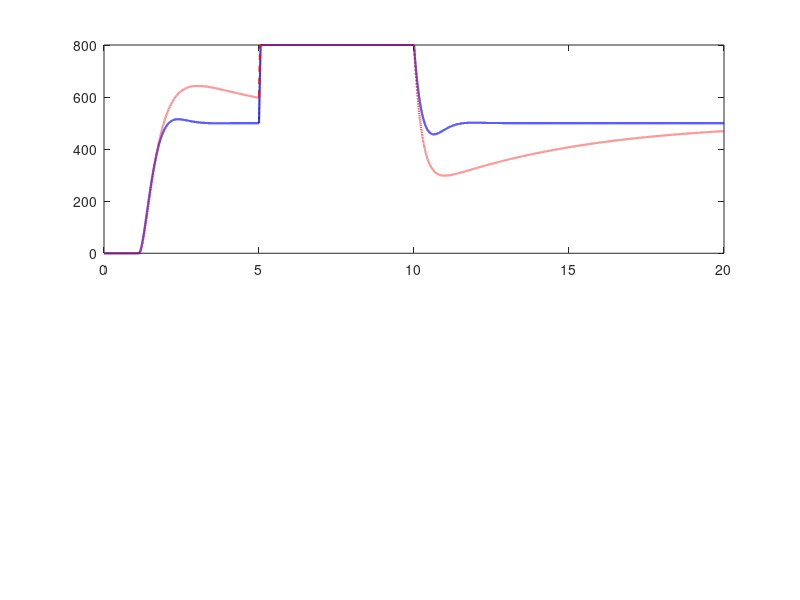

This chart was generated by the following MATLAB code: (Note: this script raises an error after producing the figure.)
%% =========================================================
%  PI-AQM vs H∞ Static Output Feedback Comparison
%  with properly tuned PI gains and disturbance rejection analysis
% =========================================================

clear; clc; close all;

%% --- Network parameters ---
N = 1200;
C0 = (100e6)/(500*8);  % Capacity in packets/sec
Tp0 = 0.2;             % Propagation delay (s)
q0 = 500;              % Target queue length (packets)

tau0 = q0/C0 + Tp0;    % Round-trip time at equilibrium
W0 = (C0*tau0)/N;      % Window size at equilibrium
p0 = 2/(W0^2);         % Equilibrium drop probability

% H∞ SOF gain
F1 = 1e-5;

%% --- Compute PI gains using model-based tuning ---
% Linearized TCP/AQM model around equilibrium:
% G(s) = (R*C^3)/(2N^2) * e^{-sR} / (s + 2N/(R^2*C))

R0 = tau0;  % Round-trip time at equilibrium
C = C0;     % Link capacity

% Plant transfer function parameters
K = (R0 * C^3) / (2 * N^2);
a = 2*N / (R0^2 * C);

% Method 1: Ziegler-Nichols-like tuning for AQM
% Based on the dominant time constant and gain
% Gain margin approach
phase_margin_target = 60; % degrees
wc_desired = 2*pi/(R0);   % Cross-over frequency around 1/R0

% Calculate initial proportional gain based on plant gain at wc
mag_at_wc = abs(K/(a + 1j*wc_desired)); % Approximate magnitude
Kp_initial = 0.6 / mag_at_wc;  % Conservative gain

% Integral gain: Ki = Kp * (a_crossover/10) for good phase margin
Ki_initial = Kp_initial * wc_desired / 10;

% Method 2: Pole placement approach (more systematic)
% Desired closed-loop poles for PI control
zeta = 0.7;          % Damping ratio
wn = 2/R0;           % Natural frequency (~2/R0 for reasonable response)

% For PI controller C(s) = Kp + Ki/s = Kp*(1 + 1/(Ti*s))
% Closed-loop characteristic equation: 1 + K*Kp*(1 + 1/(Ti*s))/(s+a) = 0
% Solve for Kp and Ki
Ti = 2*zeta/wn - a/(K*wn^2);  % Reset time
if Ti > 0
    Kp_pp = (2*zeta*wn - a)/K;
    Ki_pp = Kp_pp/Ti;
else
    % Fall back to simpler tuning if pole placement fails
    Kp_pp = Kp_initial;
    Ki_pp = Ki_initial;
end

% Choose the more conservative gains for stability
Kp = min(Kp_initial, Kp_pp) * 0.8;  % Add safety margin
Ki = min(Ki_initial, Ki_pp) * 0.8;

% Alternative: Use internal model control (IMC) tuning for first-order with delay
lambda = R0;  % Closed-loop time constant (set equal to RTT for reasonable response)
Kp_imc = (2*lambda + R0*a)/(K*R0);
Ki_imc = Kp_imc/(lambda + R0/2);

% Use IMC tuning as it handles delay better
if Kp_imc > 0 && Ki_imc > 0
    Kp = Kp_imc * 0.7;  % Conservative scaling
    Ki = Ki_imc * 0.7;
end

% Ensure gains are reasonable
Kp = max(1e-10, min(Kp, 1e-2));  % Bound between reasonable values
Ki = max(1e-10, min(Ki, 1e-2));

fprintf('Computed PI gains:\n');
fprintf('  Kp = %e\n', Kp);
fprintf('  Ki = %e\n', Ki);
fprintf('  Equilibrium p0 = %f\n', p0);
fprintf('  RTT (tau0) = %f s\n', tau0);
fprintf('  Window size (W0) = %f packets\n', W0);

%% --- Simulation parameters ---
T = 20;               % Increased simulation time for disturbance analysis
dt = 5e-4;            % Time step (s)
steps = floor(T/dt);
time = (0:steps-1)*dt;

%% --- Disturbance parameters ---
% Define disturbance scenarios
disturbance_type = 'capacity_change';  % Options: 'load_change', 'capacity_change'

switch disturbance_type
    case 'load_change'
        % Step change in number of TCP connections
        disturbance_time = 5;  % When disturbance occurs (s)
        disturbance_duration = 2;  % Duration (s)
        N_disturbance = 1400;  % Increased number of connections (50% increase)
        disturbance_magnitude = (N_disturbance - N)/N;  % Relative change
        
    case 'capacity_change'
        % Step change in link capacity
        disturbance_time = 5;
        disturbance_duration = 5;
        C0_disturbance = C0 * 0.7;  % 30% capacity reduction
        disturbance_magnitude = (C0_disturbance - C0)/C0;

end

%% --- Initial states ---
W_h = zeros(1,steps); q_h = zeros(1,steps); p_h = zeros(1,steps);
W_p = zeros(1,steps); q_p = zeros(1,steps); p_p = zeros(1,steps);

W_h(1)=0.1; q_h(1)=0; p_h(1)=p0;
W_p(1)=0.1; q_p(1)=0; p_p(1)=p0;

int_err = 0;

%% --- Anti-windup for PI controller ---
% To prevent integrator windup when p is saturated
p_max = 1.0;  % Maximum drop probability
p_min = 0.0;  % Minimum drop probability
integral_max = (p_max - p0)/Ki;  % Max integral contribution
integral_min = (p_min - p0)/Ki;  % Min integral contribution

%% --- Disturbance signal ---
disturbance = zeros(1, steps);
dist_start_idx = round(disturbance_time/dt);
dist_end_idx = round((disturbance_time + disturbance_duration)/dt);

switch disturbance_type
    case 'load_change'
        % Apply disturbance by changing number of connections
        N_current = N * ones(1, steps);
        N_current(dist_start_idx:dist_end_idx) = N_disturbance;
        
    case 'capacity_change'
        % Apply disturbance by changing capacity
        C_current = C0 * ones(1, steps);
        C_current(dist_start_idx:dist_end_idx) = C0_disturbance;
        
    case 'impulse'
        % Add impulse to queue
        impulse_end_idx = round((disturbance_time + impulse_duration)/dt);
        disturbance(dist_start_idx:impulse_end_idx) = impulse_magnitude/impulse_duration;
end

%% --- Simulation loop ---
for k = 1:steps-1
    % Apply current disturbance parameters
    switch disturbance_type
        case 'load_change'
            N_curr = N_current(k);
            C_curr = C0;
        case 'capacity_change'
            N_curr = N;
            C_curr = C_current(k);
        otherwise
            N_curr = N;
            C_curr = C0;
    end
    
    tau = max(0.01, q_h(k)/C_curr + Tp0);
    d_idx = max(1, k - round(tau/dt));

    % ---- H∞ SOF ----
    p_h(k+1) = max(p_min, min(p_max, p0 + F1*(q_h(k)-q0)));

    dW = (1/tau) - (W_h(k)/2)*(W_h(d_idx)/tau)*p_h(d_idx);
    dq = (N_curr*W_h(k))/tau - C_curr;
    
    % Add impulse disturbance if applicable
    if strcmp(disturbance_type, 'impulse')
        dq = dq + disturbance(k);
    end

    if q_h(k)<=0 && dq<0, dq=0; end
    W_h(k+1)=max(0,W_h(k)+dW*dt);
    q_h(k+1)=min(800,max(0,q_h(k)+dq*dt));

    % ---- PI-AQM ----
    tau_p = max(0.01, q_p(k)/C_curr + Tp0);
    d_idx_p = max(1, k - round(tau_p/dt));
    
    err = q_p(k) - q0;
    
    % Anti-windup: only integrate when not saturated
    p_temp = p0 + Kp*err + Ki*int_err;
    if (p_temp <= p_max && p_temp >= p_min)
        int_err = int_err + err*dt;
    end
    
    % Bound integral term
    int_err = max(integral_min, min(integral_max, int_err));
    
    p_p(k+1) = max(p_min, min(p_max, p0 + Kp*err + Ki*int_err));

    dW = (1/tau_p) - (W_p(k)/2)*(W_p(d_idx_p)/tau_p)*p_p(d_idx_p);
    dq_p = (N_curr*W_p(k))/tau_p - C_curr;
    
    % Add impulse disturbance if applicable
    if strcmp(disturbance_type, 'impulse')
        dq_p = dq_p + disturbance(k);
    end

    if q_p(k)<=0 && dq_p<0, dq_p=0; end
    W_p(k+1)=max(0,W_p(k)+dW*dt);
    q_p(k+1)=min(800,max(0,q_p(k)+dq_p*dt));
end

%% --- Performance metrics ---
% Calculate ISE (Integral of Squared Error)
ise_h = sum((q_h - q0).^2) * dt;
ise_p = sum((q_p - q0).^2) * dt;

% Calculate IAE (Integral of Absolute Error)
iae_h = sum(abs(q_h - q0)) * dt;
iae_p = sum(abs(q_p - q0)) * dt;

% Calculate settling time (within 5% of target)
settling_threshold = 0.05 * q0;
settle_idx_h = find(abs(q_h - q0) <= settling_threshold, 1, 'first');
settle_idx_p = find(abs(q_p - q0) <= settling_threshold, 1, 'first');
settle_h = settle_idx_h * dt;
settle_p = settle_idx_p * dt;

% Disturbance rejection metrics (after disturbance starts)
dist_idx = dist_start_idx;
post_dist_steps = steps - dist_idx;
ise_h_dist = sum((q_h(dist_idx:end) - q0).^2) * dt / post_dist_steps;
ise_p_dist = sum((q_p(dist_idx:end) - q0).^2) * dt / post_dist_steps;

% Peak deviation during disturbance
max_dev_h = max(abs(q_h(dist_idx:dist_end_idx) - q0));
max_dev_p = max(abs(q_p(dist_idx:dist_end_idx) - q0));

% Recovery time (time to return to within 5% after disturbance ends)
recovery_start = dist_end_idx;
recovery_idx_h = find(abs(q_h(recovery_start:end) - q0) <= settling_threshold, 1, 'first');
recovery_idx_p = find(abs(q_p(recovery_start:end) - q0) <= settling_threshold, 1, 'first');
recovery_time_h = recovery_idx_h * dt;
recovery_time_p = recovery_idx_p * dt;

fprintf('\nPerformance Comparison:\n');
fprintf('  H∞ SOF: ISE = %.2f, IAE = %.2f, Settling time = %.3f s\n', ...
    ise_h, iae_h, settle_h);
fprintf('  PI-AQM: ISE = %.2f, IAE = %.2f, Settling time = %.3f s\n', ...
    ise_p, iae_p, settle_p);

fprintf('\nDisturbance Rejection Performance (%s):\n', disturbance_type);
fprintf('  H∞ SOF: Peak deviation = %.2f packets, Recovery time = %.3f s, Normalized ISE = %.4f\n', ...
    max_dev_h, recovery_time_h, ise_h_dist);
fprintf('  PI-AQM: Peak deviation = %.2f packets, Recovery time = %.3f s, Normalized ISE = %.4f\n', ...
    max_dev_p, recovery_time_p, ise_p_dist);

%% --- Main comparison plot ---
figure('Color','w', 'Position', [100, 100, 1200, 800]);

% Queue length comparison
subplot(2,1,1);
plot(time,q_h,'b','LineWidth',1.5); hold on;
plot(time,q_p,'r--','LineWidth',1.5);
yline(q0,'k:','Target','LineWidth',1.5);

% Mark disturbance region
if disturbance_duration > 0
    fill([disturbance_time, disturbance_time+disturbance_duration, ...
          disturbance_time+disturbance_duration, disturbance_time], ...
         [0, 0, 800, 800], [0.9 0.9 0.8], 'EdgeColor', 'none', 'FaceAlpha', 0.3);
    text(disturbance_time + disturbance_duration/2, 50, ...
        sprintf('Disturbance\n%.1f%%', disturbance_magnitude*100), ...
        'HorizontalAlignment', 'center', 'BackgroundColor', 'white');
end

legend('H∞ SOF','PI-AQM','Target','Location','Best');
xlabel('Time (s)');
ylabel('Queue Length (packets)');
title(sprintf('Queue Length Comparison\nPI gains: Kp=%.2e, Ki=%.2e', Kp, Ki));
grid on;
ylim([0, 800]);



% Window size comparison
subplot(2,1,2);
plot(time,W_h,'b','LineWidth',1.5); hold on;
plot(time,W_p,'r--','LineWidth',1.5);
yline(W0,'k:','Equilibrium W0','LineWidth',1.5);

legend('H∞ SOF','PI-AQM','Equilibrium','Location','Best');
xlabel('Time (s)');
ylabel('Window Size (packets)');
title('Window Size Comparison');
grid on;




%% --- Disturbance Rejection Comparison Plot ---
figure('Color','w', 'Position', [100, 100, 1000, 600]);

% Focus on disturbance region with zoom
zoom_start = max(0, disturbance_time - 2);
zoom_end = min(T, disturbance_time + disturbance_duration + 8);
zoom_idx = time >= zoom_start & time <= zoom_end;

subplot(2,1,1);
plot(time(zoom_idx), q_h(zoom_idx), 'b-', 'LineWidth', 2); hold on;
plot(time(zoom_idx), q_p(zoom_idx), 'r--', 'LineWidth', 2);
yline(q0, 'k:', 'Target', 'LineWidth', 1.5);

% Mark disturbance region
fill([disturbance_time, disturbance_time+disturbance_duration, ...
      disturbance_time+disturbance_duration, disturbance_time], ...
     [0, 0, 800, 800], [0.9 0.9 0.8], 'EdgeColor', 'none', 'FaceAlpha', 0.3);

legend('H∞ SOF', 'PI-AQM', 'Target', 'Location', 'Best');
xlabel('Time (s)');
ylabel('Queue Length (packets)');
title(sprintf('Disturbance Rejection: %s\n(Zoomed View)', strrep(disturbance_type, '_', ' ')));
grid on;
xlim([zoom_start, zoom_end]);

% Drop probability during disturbance
subplot(2,1,2);
plot(time(zoom_idx), p_h(zoom_idx), 'b-', 'LineWidth', 2); hold on;
plot(time(zoom_idx), p_p(zoom_idx), 'r--', 'LineWidth', 2);
yline(p0, 'k:', 'Equilibrium', 'LineWidth', 1.5);

legend('H∞ SOF', 'PI-AQM', 'Equilibrium', 'Location', 'Best');
xlabel('Time (s)');
ylabel('Drop Probability');
title('Controller Response to Disturbance');
grid on;
xlim([zoom_start, zoom_end]);

